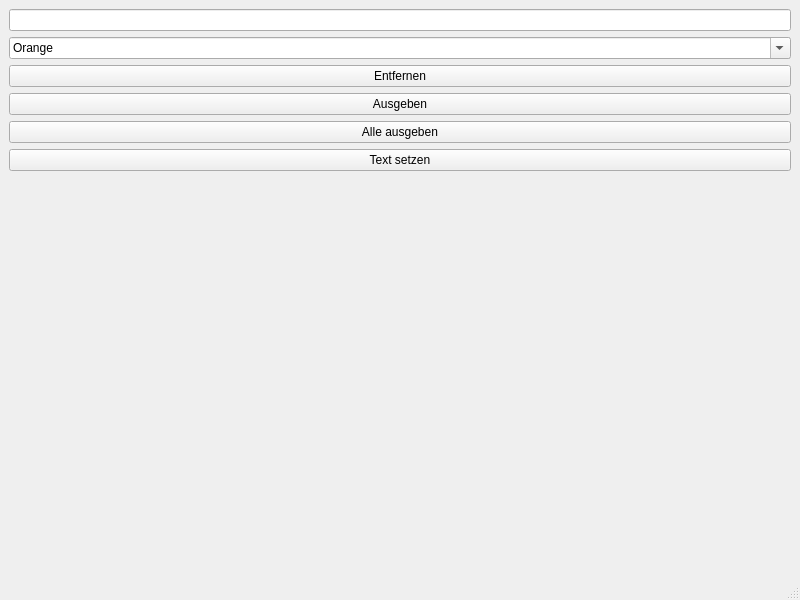
<?xml version="1.0" encoding="UTF-8"?>
<ui version="4.0">
 <class>MainWindow</class>
 <widget class="QMainWindow" name="MainWindow">
  <property name="geometry">
   <rect>
    <x>0</x>
    <y>0</y>
    <width>800</width>
    <height>600</height>
   </rect>
  </property>
  <property name="windowTitle">
   <string>MainWindow</string>
  </property>
  <widget class="QWidget" name="centralwidget">
   <layout class="QGridLayout" name="gridLayout">
    <item row="0" column="0">
     <layout class="QVBoxLayout" name="verticalLayout">
      <item>
       <widget class="QLineEdit" name="lineEdit"/>
      </item>
      <item>
       <widget class="QComboBox" name="comboBox">
        <property name="editable">
         <bool>true</bool>
        </property>
        <property name="currentIndex">
         <number>2</number>
        </property>
        <item>
         <property name="text">
          <string>Blau</string>
         </property>
        </item>
        <item>
         <property name="text">
          <string>Rot</string>
         </property>
        </item>
        <item>
         <property name="text">
          <string>Orange</string>
         </property>
        </item>
        <item>
         <property name="text">
          <string>Grün</string>
         </property>
        </item>
        <item>
         <property name="text">
          <string>Lila</string>
         </property>
        </item>
       </widget>
      </item>
      <item>
       <widget class="QPushButton" name="pushButton_2">
        <property name="text">
         <string>Entfernen</string>
        </property>
       </widget>
      </item>
      <item>
       <widget class="QPushButton" name="pushButton">
        <property name="text">
         <string>Ausgeben</string>
        </property>
       </widget>
      </item>
      <item>
       <widget class="QPushButton" name="pushButton_3">
        <property name="text">
         <string>Alle ausgeben</string>
        </property>
       </widget>
      </item>
      <item>
       <widget class="QPushButton" name="pushButton_4">
        <property name="text">
         <string>Text setzen</string>
        </property>
       </widget>
      </item>
      <item>
       <spacer name="verticalSpacer">
        <property name="orientation">
         <enum>Qt::Vertical</enum>
        </property>
        <property name="sizeHint" stdset="0">
         <size>
          <width>20</width>
          <height>40</height>
         </size>
        </property>
       </spacer>
      </item>
     </layout>
    </item>
   </layout>
  </widget>
  <widget class="QMenuBar" name="menubar">
   <property name="geometry">
    <rect>
     <x>0</x>
     <y>0</y>
     <width>800</width>
     <height>24</height>
    </rect>
   </property>
  </widget>
  <widget class="QStatusBar" name="statusbar"/>
 </widget>
 <resources/>
 <connections/>
</ui>
